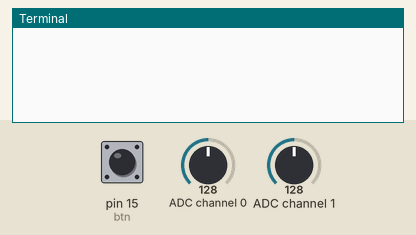
This program was run on a simulated Raspberry Pi (header pin numbers). Shown: the last lines printed to the terminal. The inputs (shaded band) are chosen by the test bench; at power-on: ADC channel 0 = 128, pin 15 (btn) HIGH, ADC channel 1 = 128 (analog values on the 0–255 scale). Library files of the repository ran but are not shown: ADC0832.py.

Above: at 1.2 s.
1.3 s: ADC channel 0 set to 0
At 1.4 s:
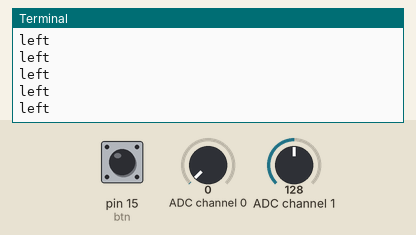
2.8 s: pin 15 (btn) pulled LOW for 0.15 s
At 2.81 s:
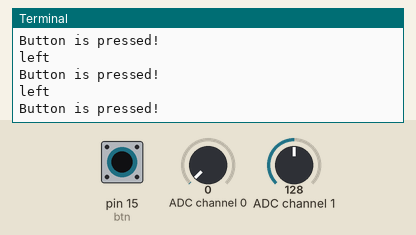

Measured:
- after the input at 1.3 s, the terminal: prints a new line at once (image 1)
- after the input at 2.8 s, the terminal: prints a new line at once (image 2)

The program:

joystick.py
```python
#!/usr/bin/env python

#
# This is a program for JoystickPS2 Module.
# This program depend on ADC0832 ADC chip.
#

import ADC0832
import RPi.GPIO as GPIO
import time

btn = 15

xFlag = 0
yFlag = 0

def setup():
	ADC0832.setup()										# Setup ADC0832
	GPIO.setmode(GPIO.BOARD)							# Numbers GPIOs by physical location
	GPIO.setup(btn, GPIO.IN, pull_up_down=GPIO.PUD_UP)	# Setup button pin as input an pull it up

def getResult():
	#get joystick result
	global xFlag, yFlag
	if ADC0832.getResult(1) == 0:
		xFlag = 1		#up
	if ADC0832.getResult(1) == 255:
		xFlag = 2		#down

	if ADC0832.getResult(0) == 0:
		yFlag = 1		#left
	if ADC0832.getResult(0) == 255:
		yFlag = 2		#right

	if GPIO.input(btn) == 0:
		print 'Button is pressed!'						# Button pressed

def loop():
	while True:
		getResult()
		if xFlag == 1:
			print 'up'
		elif xFlag == 2:
			print 'down'
		if yFlag == 1:
			print 'left'
		elif yFlag == 2:
			print 'right'

def destroy():
	GPIO.cleanup()										# Release resource

if __name__ == '__main__':								# Program start from here
	setup()
	try:
		loop()
	except KeyboardInterrupt:
		destroy()
```
